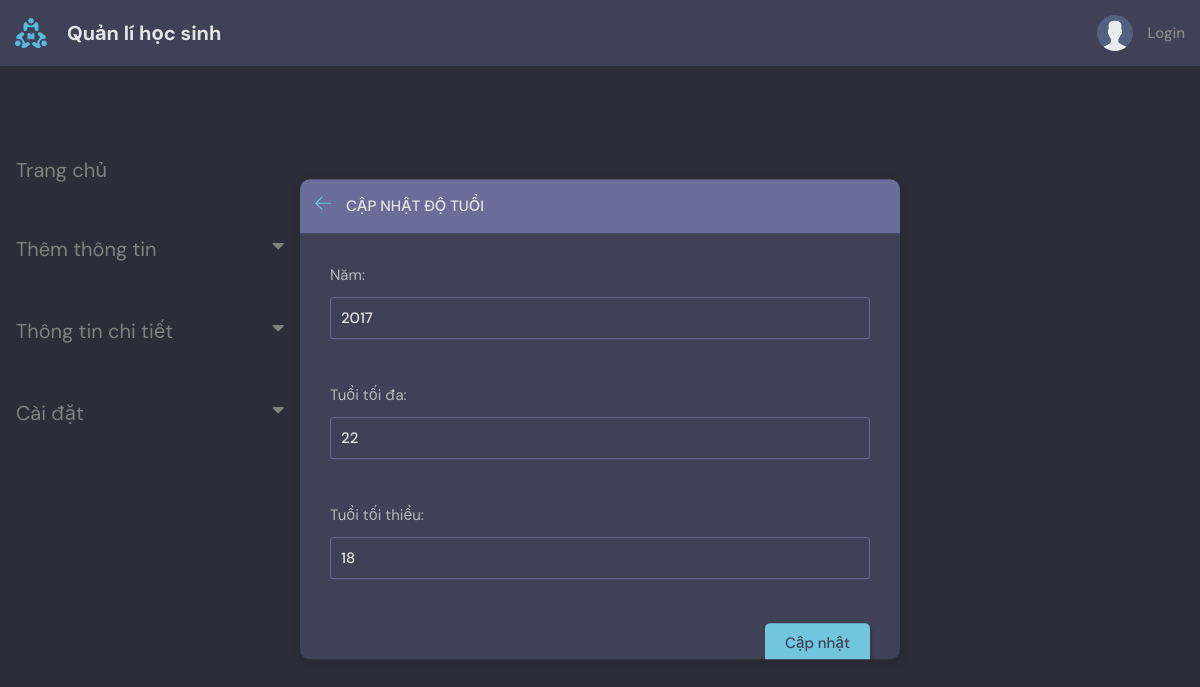
Page /quanlidotuoi/capnhat/1 on the earlier database version.
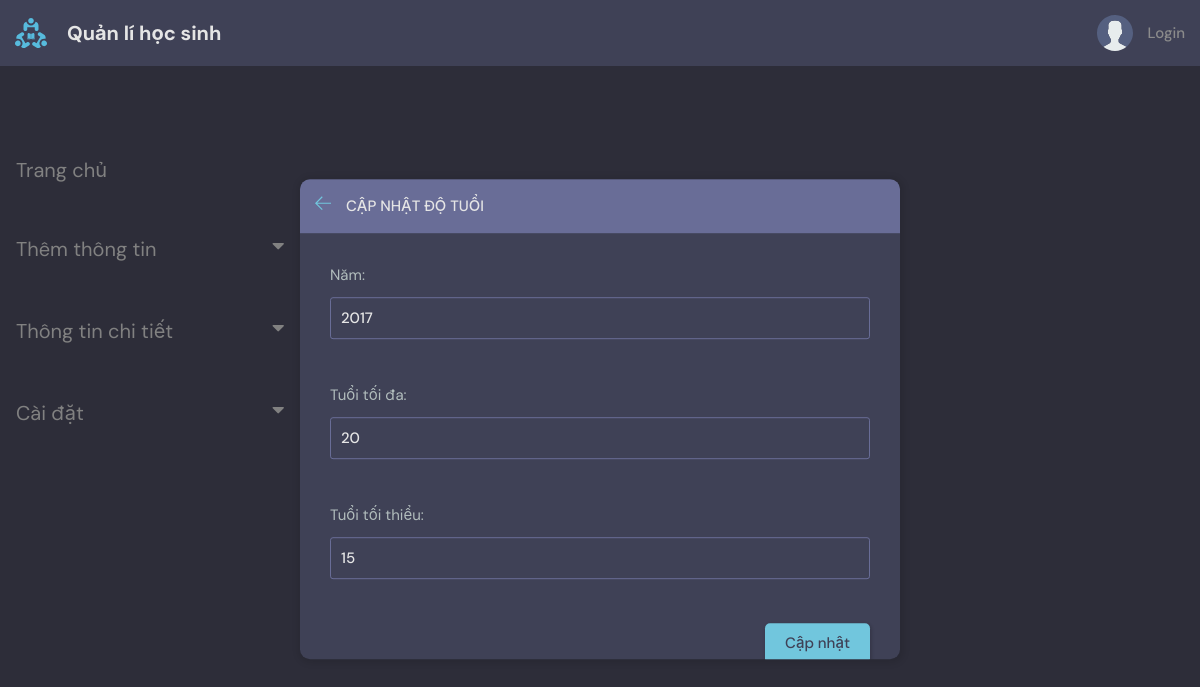
Same page on the later database version.
### base/models.py (models this page shows, shortened)
class Age(models.Model):
    year = models.CharField(max_length=200, unique=True)
    max_age = models.IntegerField(null=False)
    min_age = models.IntegerField(null=False)

### base/views.py (the view)
def capNhatTuoi(request, age_id):
    age = get_object_or_404(Age, id=age_id)
    form = ageForm(request.POST or None, instance=age)
    context = {
        'form': form,
        'subject_id': age_id,
        'page_title': 'capNhatTuoi'
    }
    if request.method == 'POST':
        if form.is_valid():
            year = form.cleaned_data.get('year')
            max_age = form.cleaned_data.get('max_age')
            min_age = form.cleaned_data.get('min_age')
            if max_age < min_age:
                messages.error(request, "Could Not Update")
                return render(request, "base/capNhatTuoi.html", context)
            else:
                try:
                    Year = Age.objects.get(id=age.id)
                    Year.year = year
                    Year.max_age = max_age
                    Year.min_age = min_age
                    Year.save()
                    messages.success(request, "Cập nhật thành công")
                    return redirect(reverse('quanlidotuoi'))
                except Exception as e:
                    messages.error(request, "Could Not Update " + str(e))
        else:
            messages.error(request, "Hãy điều đầy đủ vào ô thông tin !!!")
    else:
        return render(request, "base/capNhatTuoi.html", context)

### base/form.py
class ageForm(ModelForm):
    class Meta:
        model = Age
        fields = '__all__'
    def __init__(self, *args, **kwargs):
        super(ageForm, self).__init__(*args, **kwargs)
        self.fields['year'].widget.attrs.update({'class': 'form-control'})
        self.fields['max_age'].widget.attrs.update({'class': 'form-control'})
        self.fields['min_age'].widget.attrs.update({'class': 'form-control'})

### base/templates/base/capNhatTuoi.html (shortened to what this page needs)
{% extends 'main.html' %}
{% block content %}
<main class="create-room layout">
    <div class="container">
      {% include 'base/topics_component.html' %}
      <div class="layout__box">
        <div class="layout__boxHeader">
          <div class="layout__boxTitle">
                    <a href="{% url 'quanlidotuoi' %}">
                        <svg version="1.1" xmlns="http://www.w3.org/2000/svg" width="32" height="32"
                            viewBox="0 0 32 32">
                            <title>arrow-left</title>
                            <path
                                d="M13.723 2.286l-13.723 13.714 13.719 13.714 1.616-1.611-10.96-10.96h27.625v-2.286h-27.625l10.965-10.965-1.616-1.607z">
                            </path>
                        </svg>
                    </a>
                    <h3>Cập nhật độ tuổi</h3>
                </div>
            </div>
            <div class="layout__body">
                <form  method="POST" action="" class="form">
                        {% for field in form  %}
                            {% if field == form.year %}
                                <div class="form__group">
                                    <label>Năm:</label>
                                    {{form.year}}
                                </div>
                                <br>
                            {% elif field == form.min_age %}
                                <div class="form__group">
                                    <label>Tuổi tối thiểu:</label>
                                    {{form.min_age}}
                                </div>
                                <br>
                            {% elif field == form.max_age %}
                                <div class="form__group">
                                    <label>Tuổi tối đa:</label>
                                    {{form.max_age}}
                                </div>
                                <br>
                            {% else %}
                                <div class="disable">
                                    {{field}}
                                </div>
                            {% endif %}
                        {% endfor %}
                        <div class="form__action" style="text-align:center">
                                <button type="submit" onclick="return confirm('Xác nhận cập nhật tuổi ?')" class="btn btn--main" >
                                    <label>Cập nhật</label>
                        </div>
                </form>
            </div>
        </div>
    </div>
   </main>
{% endblock content %}

Differences in the rows shown:
changed Age: max_age "22" → "20"; min_age "18" → "15"
